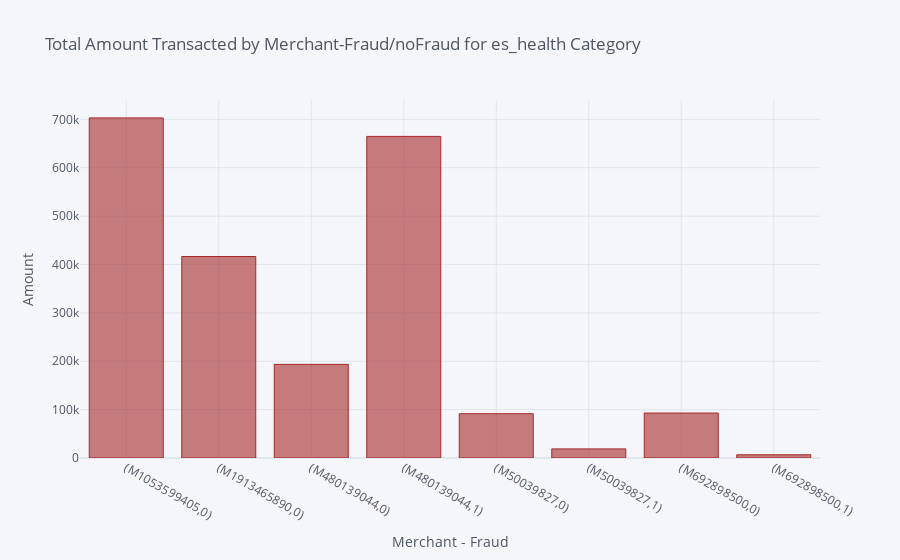
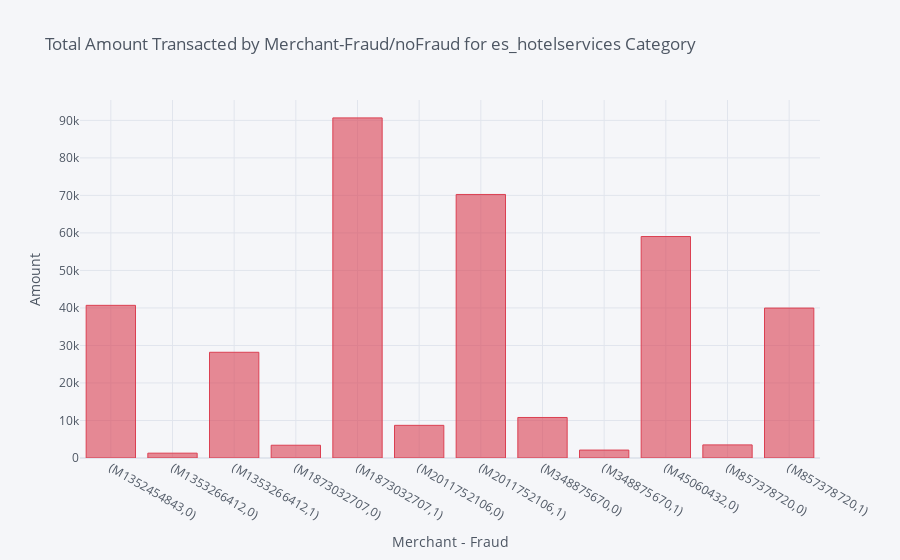
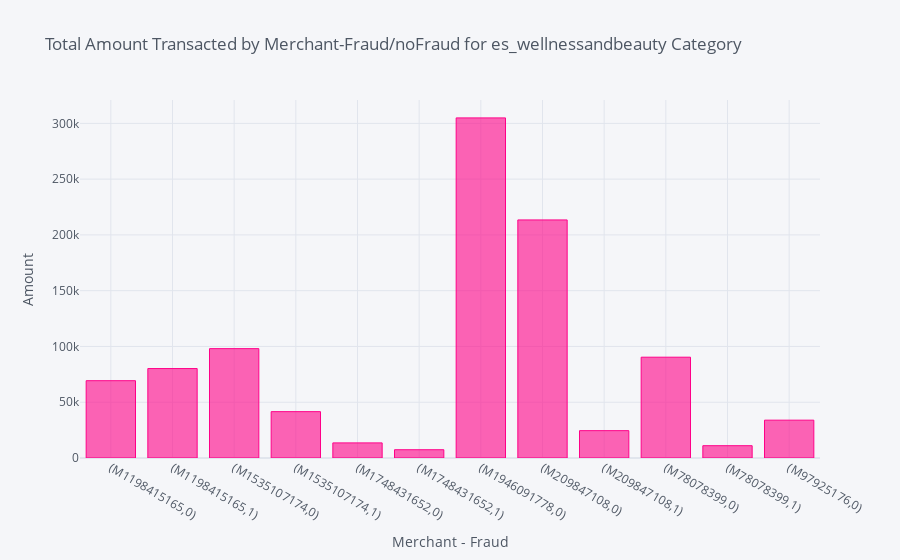
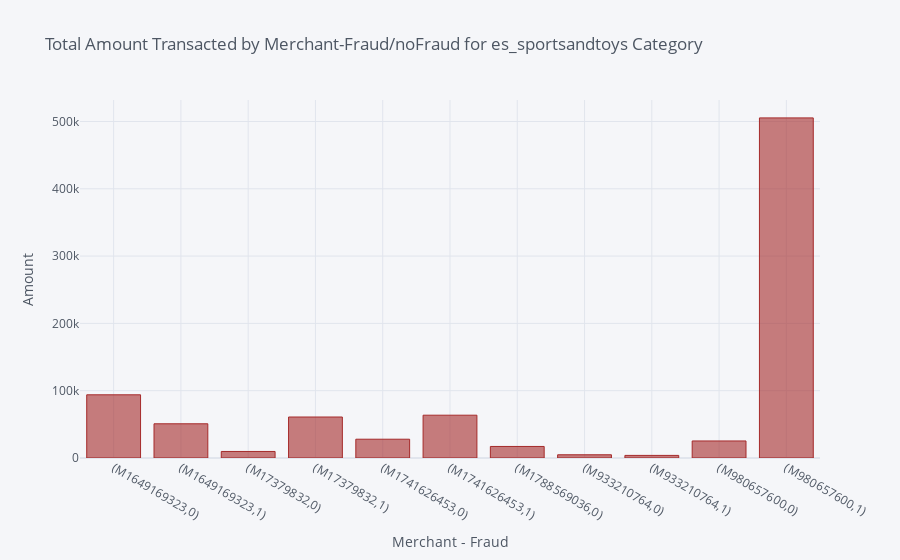

The notebook cell saved with these charts, in order:
### Code cell
for cat in fraud_cats:
    pivotplot_helper(bank_trans, cat = cat)

### Figure 1 — Plotly figure (JSON) as saved in the notebook; plotly's stock layout.template omitted (floating-point values rounded to 4 significant figures)
{"data": [{"marker": {"color": "rgba(165, 42, 42, 0.6)", "line": {"color": "rgba(165, 42, 42, 1.0)", "width": 1}}, "name": "amount", "orientation": "v", "text": "", "type": "bar", "x": ["(M1053599405,0)", "(M1913465890,0)", "(M480139044,0)", "(M480139044,1)", "(M50039827,0)", "(M50039827,1)", "(M692898500,0)", "(M692898500,1)"], "y": [703100.0, 416500.0, 193600.0, 664800.0, 91550.0, 18830.0, 92950.0, 6689.0]}], "layout": {"legend": {"bgcolor": "#F5F6F9", "font": {"color": "#4D5663"}}, "paper_bgcolor": "#F5F6F9", "plot_bgcolor": "#F5F6F9", "title": {"font": {"color": "#4D5663"}, "text": "Total Amount Transacted by Merchant-Fraud/noFraud for es_health Category"}, "xaxis": {"gridcolor": "#E1E5ED", "showgrid": true, "tickfont": {"color": "#4D5663"}, "title": {"font": {"color": "#4D5663"}, "text": "Merchant - Fraud"}, "zerolinecolor": "#E1E5ED"}, "yaxis": {"gridcolor": "#E1E5ED", "showgrid": true, "tickfont": {"color": "#4D5663"}, "title": {"font": {"color": "#4D5663"}, "text": "Amount"}, "zerolinecolor": "#E1E5ED"}}}

### Figure 2 — Plotly figure (JSON) as saved in the notebook; plotly's stock layout.template omitted (floating-point values rounded to 4 significant figures)
{"data": [{"marker": {"color": "rgba(219, 64, 82, 0.6)", "line": {"color": "rgba(219, 64, 82, 1.0)", "width": 1}}, "name": "amount", "orientation": "v", "text": "", "type": "bar", "x": ["(M1352454843,0)", "(M1353266412,0)", "(M1353266412,1)", "(M1873032707,0)", "(M1873032707,1)", "(M2011752106,0)", "(M2011752106,1)", "(M348875670,0)", "(M348875670,1)", "(M45060432,0)", "(M857378720,0)", "(M857378720,1)"], "y": [40690.0, 1290.0, 28180.0, 3406.0, 90650.0, 8707.0, 70250.0, 10800.0, 2115.0, 59030.0, 3497.0, 39960.0]}], "layout": {"legend": {"bgcolor": "#F5F6F9", "font": {"color": "#4D5663"}}, "paper_bgcolor": "#F5F6F9", "plot_bgcolor": "#F5F6F9", "title": {"font": {"color": "#4D5663"}, "text": "Total Amount Transacted by Merchant-Fraud/noFraud for es_hotelservices Category"}, "xaxis": {"gridcolor": "#E1E5ED", "showgrid": true, "tickfont": {"color": "#4D5663"}, "title": {"font": {"color": "#4D5663"}, "text": "Merchant - Fraud"}, "zerolinecolor": "#E1E5ED"}, "yaxis": {"gridcolor": "#E1E5ED", "showgrid": true, "tickfont": {"color": "#4D5663"}, "title": {"font": {"color": "#4D5663"}, "text": "Amount"}, "zerolinecolor": "#E1E5ED"}}}

### Figure 3 — Plotly figure (JSON) as saved in the notebook; plotly's stock layout.template omitted (floating-point values rounded to 4 significant figures)
{"data": [{"marker": {"color": "rgba(255, 0, 136, 0.6)", "line": {"color": "rgba(255, 0, 136, 1.0)", "width": 1}}, "name": "amount", "orientation": "v", "text": "", "type": "bar", "x": ["(M1198415165,0)", "(M1198415165,1)", "(M1535107174,0)", "(M1535107174,1)", "(M1748431652,0)", "(M1748431652,1)", "(M1946091778,0)", "(M209847108,0)", "(M209847108,1)", "(M78078399,0)", "(M78078399,1)", "(M97925176,0)"], "y": [69310.0, 80190.0, 98050.0, 41560.0, 13550.0, 7413.0, 304900.0, 213400.0, 24520.0, 90380.0, 11040.0, 33930.0]}], "layout": {"legend": {"bgcolor": "#F5F6F9", "font": {"color": "#4D5663"}}, "paper_bgcolor": "#F5F6F9", "plot_bgcolor": "#F5F6F9", "title": {"font": {"color": "#4D5663"}, "text": "Total Amount Transacted by Merchant-Fraud/noFraud for es_wellnessandbeauty Category"}, "xaxis": {"gridcolor": "#E1E5ED", "showgrid": true, "tickfont": {"color": "#4D5663"}, "title": {"font": {"color": "#4D5663"}, "text": "Merchant - Fraud"}, "zerolinecolor": "#E1E5ED"}, "yaxis": {"gridcolor": "#E1E5ED", "showgrid": true, "tickfont": {"color": "#4D5663"}, "title": {"font": {"color": "#4D5663"}, "text": "Amount"}, "zerolinecolor": "#E1E5ED"}}}

### Figure 4 — Plotly figure (JSON) as saved in the notebook; plotly's stock layout.template omitted (floating-point values rounded to 4 significant figures)
{"data": [{"marker": {"color": "rgba(165, 42, 42, 0.6)", "line": {"color": "rgba(165, 42, 42, 1.0)", "width": 1}}, "name": "amount", "orientation": "v", "text": "", "type": "bar", "x": ["(M1649169323,0)", "(M1649169323,1)", "(M17379832,0)", "(M17379832,1)", "(M1741626453,0)", "(M1741626453,1)", "(M1788569036,0)", "(M933210764,0)", "(M933210764,1)", "(M980657600,0)", "(M980657600,1)"], "y": [93890.0, 50830.0, 9711.0, 60900.0, 27910.0, 63610.0, 17140.0, 4795.0, 3870.0, 25320.0, 505300.0]}], "layout": {"legend": {"bgcolor": "#F5F6F9", "font": {"color": "#4D5663"}}, "paper_bgcolor": "#F5F6F9", "plot_bgcolor": "#F5F6F9", "title": {"font": {"color": "#4D5663"}, "text": "Total Amount Transacted by Merchant-Fraud/noFraud for es_sportsandtoys Category"}, "xaxis": {"gridcolor": "#E1E5ED", "showgrid": true, "tickfont": {"color": "#4D5663"}, "title": {"font": {"color": "#4D5663"}, "text": "Merchant - Fraud"}, "zerolinecolor": "#E1E5ED"}, "yaxis": {"gridcolor": "#E1E5ED", "showgrid": true, "tickfont": {"color": "#4D5663"}, "title": {"font": {"color": "#4D5663"}, "text": "Amount"}, "zerolinecolor": "#E1E5ED"}}}
